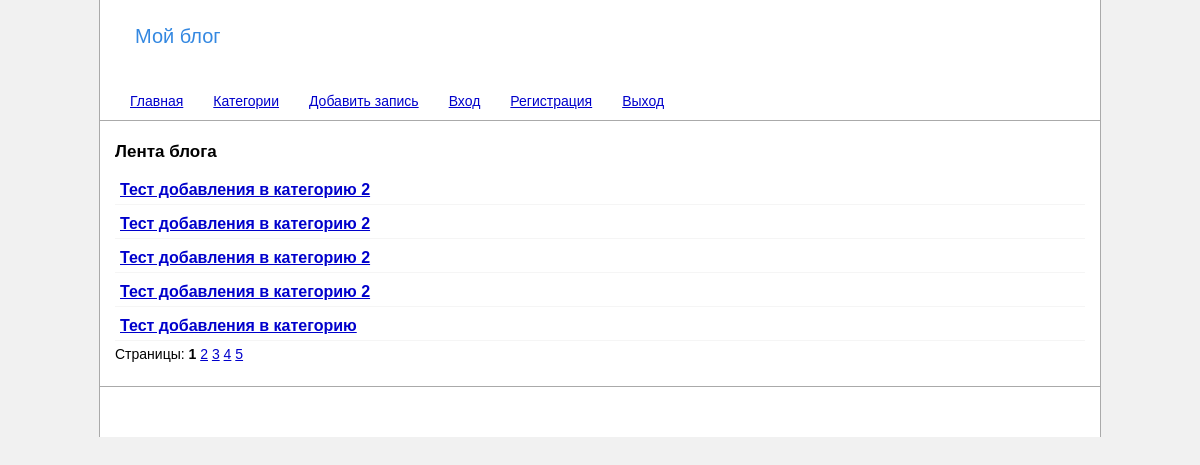
The page / on the database its author committed.
### tables this page shows
CREATE TABLE IF NOT EXISTS `posts` (
  `id` int(11) NOT NULL AUTO_INCREMENT,
  `name` varchar(255) NOT NULL,
  `content` text NOT NULL,
  `category_id` int(11) NOT NULL,
  `cleanurl` varchar(255) NOT NULL,
  `author_login` varchar(255) NOT NULL,
  `time` datetime NOT NULL,
  PRIMARY KEY (`id`)
);

### web/application/core/view.php (called while the page is built)
<?php
class View
{
    function generate($content_view, $template_view, $data = null)
    {
		include 'application/views/'.$template_view;
    }
}

### web/application/controllers/controller_main.php (called while the page is built, shortened)
<?php
class Controller_Main extends Controller
{
	function __construct()
    {
        $this->model = new Model_Main();
        $this->view = new View();
    }
    function action_index()
    {
        $data = $this->model->get_data();
        $this->view->generate('main_view.php', 'template_view.php', $data);
    }
}

### web/application/bootstrap.php (called while the page is built, shortened)
<?php
require_once 'core/model.php';
require_once 'core/view.php';
require_once 'core/sql.php';
Route::start();

### web/index.php (called while the page is built, shortened)
<?php
require_once 'application/bootstrap.php';

### web/application/core/sql.php (called while the page is built, shortened)
<?php
class Base {
    private $base;
    function __construct()
    {
		$file = parse_ini_file("/application/conf.ini");
		$this->host = $file['host'];
		$this->baseName = $file['baseName'];
		$this->user = $file['user'];
		$this -> base = new PDO("mysql:host=".$this->host.";dbname=".$this->baseName, $this->user);
		$this -> base -> query("set names utf8");
    }
	function getAllPosts()
	{
		$sql = 'SELECT id, name, content, time, cleanurl FROM posts ORDER BY id DESC';
		$sql = $this -> base -> prepare($sql);
		$sql -> execute();
		$posts = $sql -> fetchAll();
		return $posts;
	}
}

### web/application/models/model_main.php (called while the page is built, shortened)
<?php
class Model_Main extends Model
{
    public function get_data()
    {
		if ($_SERVER['REQUEST_URI'] == '/' or $_SERVER['REQUEST_URI'] == '/main')
		{
			$page = 1;
		}
		$posts = $this -> base -> getAllPosts();
		$n = count($posts);
		$postsOnPage = $this->numPosts;
		$numPages = ceil($n/$postsOnPage);
		$postStart = $page*$postsOnPage - $postsOnPage;
		$postEnd = $page*$postsOnPage - 1;
		$posts = array_slice($posts,$postStart,$postEnd-$postStart+1);
		$data['title'] = 'Главная страница';
		$data['posts'] = $posts;
		$data['page'] = $page;
		$data['maxpage'] = $numPages;
		return $data;
    }
}

### web/application/core/model.php (called while the page is built, shortened)
<?php
class Model
{
	function __construct()
	{
		$this -> base = new Base;
	}
}

### web/application/views/main_view.php (the view)
<h1>Лента блога</h1>
<p>
<?php
    foreach($data['posts'] as $row)
    {
		echo "<div class=\"posts\"><a href=\"/post/".$row['cleanurl']."\">".$row['name']."</a></div>";
    }
    echo "Страницы: ";
	for ($i = 1; $i <= $data['maxpage']; $i++)
	{
		if ($data['page'] == $i)
			echo "<b>".$i."</b> ";
		else
			echo "<a href=\"/main/".$i."\">".$i."</a> ";
	}
?>
</p>

### web/css/style.css (style rules this page uses)
body { background:#f1f1f1; font-family: Verdana, sans-serif; font-size:14px; margin:0; }
a { color: #0000CC; }
h1 { font-size:17px; }
.posts { margin:0 0 5px 0; padding:5px 0px 5px 5px; border-bottom:1px solid #f5f5f5;font-size:16px; font-weight:bold; }

### rows shown on the page
posts: name "Тест добавления в категорию 2"
posts: name "Тест добавления в категорию 2"
posts: name "Тест добавления в категорию 2"
posts: name "Тест добавления в категорию 2"
posts: name "Тест добавления в категорию"
